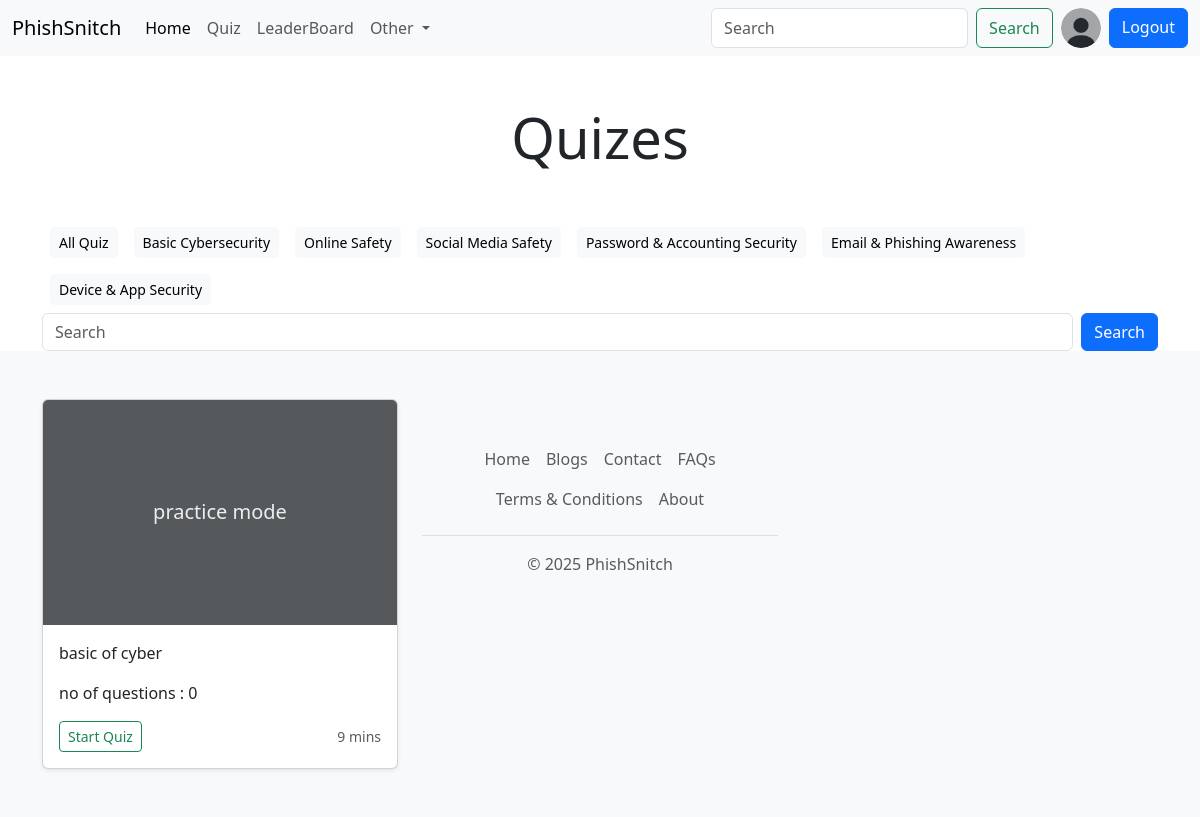
/quiz/all_quiz (signed in), run on an earlier commit of the app's database.
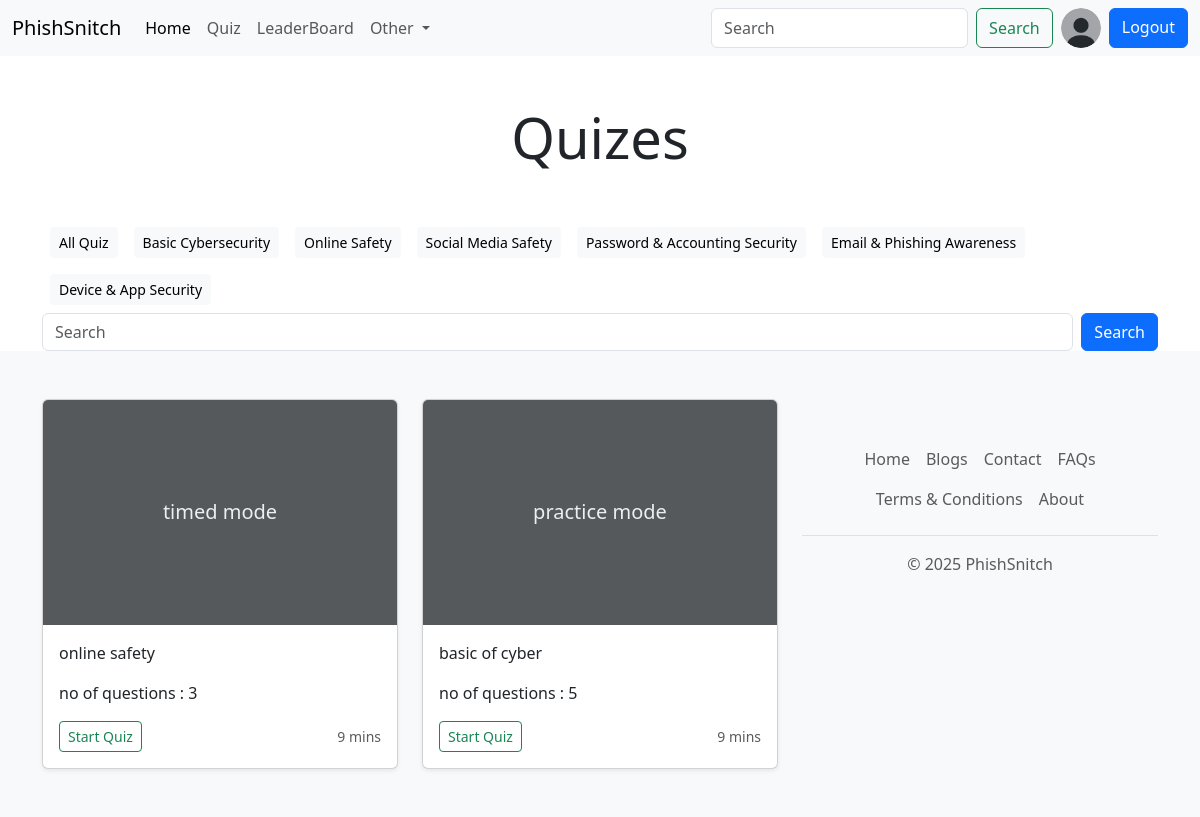
And on a later commit of the database.
### quiz/models.py (models this page shows, shortened)
class Category(models.Model):
    name = models.CharField(max_length=200)
    class Meta:
        verbose_name_plural = 'Categories'

class Quiz(models.Model):
    title = models.CharField(max_length=255)
    description = models.TextField()
    category = models.ForeignKey(Category, on_delete=models.CASCADE)
    quiz_file = models.FileField(upload_to='quiz/')
    created_at = models.DateTimeField(auto_now_add=True)
    uploaded_at = models.DateTimeField(auto_now=True)
    class Meta:
        verbose_name_plural = 'Quizzes'

class Question(models.Model):
    quiz = models.ForeignKey(Quiz, on_delete=models.CASCADE)
    text = models.TextField()

### quiz/views.py (the view)
# urls.py: path('all_quiz',views.all_quiz_view,name='all_quiz'),
@login_required(login_url='login')
def all_quiz_view(request):
    user_object=User.objects.get(username=request.user)
    user_profile=Profile.objects.get(user=user_object)
    quizzes=Quiz.objects.order_by('-created_at')
    categories=Category.objects.all()
    context={"user_profile" : user_profile,"quizzes" : quizzes,"categories":categories}
    return render(request,'all-quiz.html',context)

### templates/all-quiz.html (shortened to what this page needs)
{% extends 'index.html' %}
{% block content %}
      <h1 class="display-4 text-center my-5">Quizes </h1>
      <div class="container">
        <div class="d-flex flex-wrap">
             <a href="{% url 'all_quiz' %}" class="btn btn-sm btn-light m-2">All Quiz</a>
             {% for category in categories%}
                     <a class="btn btn-sm btn-light m-2" href="{% url 'search' category.name %}">{{category.name}}</a>
             {% endfor %}
        </div>
      </div>
      <form class="container d-flex" role="search">
        <input class="form-control me-2" type="search" placeholder="Search" aria-label="Search"/>
        <a class="btn btn-primary" type="submit">Search</a>
      </form>
      <div class="album py-5 bg-body-tertiary">
         <div class="container">
            <div class="row row-cols-1 row-cols-sm-1 row-cols-md-2 row-cols-lg-3">
              {% for quiz in quizzes %}
                <div class="col">
                        <div class="card shadow-sm">
                        <svg aria-label="Placeholder: Thumbnail" class="bd-placeholder-img card-img-top" height="225" preserveAspectRatio="xMidYMid slice" role="img" width="100%" xmlns="http://www.w3.org/2000/svg">
                        <title>Placeholder</title>
                        <rect width="100%" height="100%" fill="#55595c"></rect><text x="50%" y="50%" fill="#eceeef" dy=".3em" text-anchor="middle" class="fs-5">{{quiz.title}}</text></svg> <div class="card-body"> <p class="card-text">{{quiz.description}}</p>
                          <p>
                            no of questions : {{quiz.question_set.all|length}}
                          </p> <div class="d-flex justify-content-between align-items-center"> <div class="btn-group">   <a href="{% url 'quiz' quiz.id %}" type="button" class="btn btn-sm btn-outline-success">Start Quiz</a>
                            </div> <small class="text-body-secondary">9 mins</small> </div> </div> </div> </div>
               {% endfor %}
      {% endblock content %}

What changed in the data, as far as the page shows it:
added Quiz: title "timed mode", description "online safety", question_set.all|length "3"
changed Quiz "practice mode": question_set.all|length "0" → "5"
